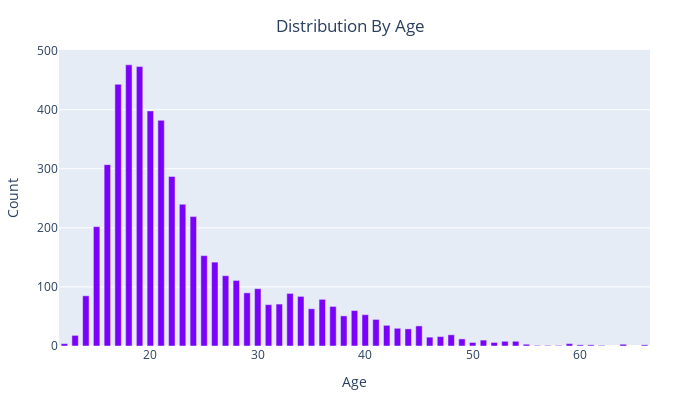

The cell this chart's notebook holds for it:
### Markdown cell above
# 4. What is the range of ages among the arrestees? Are there any outliers?

### Code cell
df = arrests_df['age'].value_counts().reset_index(name='count')
fig = px.bar(df, x='age', y='count', barmode='group', color_discrete_sequence=custom_palette,orientation='v')
fig.update_layout(
    bargap=0.4,
    xaxis_title='Age',
    yaxis_title='Count',
    title={
        'text': f'Distribution By Age',
        'x': 0.5,
        'y': 0.95,
        'xanchor': 'center',
        'yanchor': 'top'
    },
    width=700,
    height=400,
    margin=dict(l=50, r=50, t=50, b=50),
)
pyo.iplot(fig)

### Figure 1 — Plotly figure (JSON) as saved in the notebook; plotly's stock layout.template omitted (floating-point values rounded to 4 significant figures)
{"data": [{"alignmentgroup": "True", "hovertemplate": "age=%{x}<br>count=%{y}<extra></extra>", "legendgroup": "", "marker": {"color": "#7a02fa", "pattern": {"shape": ""}}, "name": "", "offsetgroup": "", "orientation": "v", "showlegend": false, "textposition": "auto", "type": "bar", "x": [18, 19, 17, 20, 21, 16, 22, 23, 24, 15, 25, 26, 27, 28, 30, 29, 33, 14, 34, 36, 32, 31, 37, 35, 39, 40, 38, 41, 42, 45, 43, 44, 48, 13, 47, 46, 49, 51, 54, 53, 52, 50, 12, 59, 64, 55, 66, 60, 61, 62, 56, 57, 58], "xaxis": "x", "y": [476, 473, 443, 398, 382, 307, 287, 240, 219, 202, 153, 142, 119, 111, 97, 90, 89, 85, 84, 79, 71, 70, 67, 63, 60, 53, 51, 45, 35, 34, 30, 29, 19, 18, 16, 15, 12, 10, 8, 8, 6, 6, 4, 4, 3, 3, 2, 2, 2, 1, 1, 1, 1], "yaxis": "y"}], "layout": {"bargap": 0.4, "barmode": "group", "height": 400, "legend": {"tracegroupgap": 0}, "margin": {"b": 50, "l": 50, "r": 50, "t": 50}, "title": {"text": "Distribution By Age", "x": 0.5, "xanchor": "center", "y": 0.95, "yanchor": "top"}, "width": 700, "xaxis": {"anchor": "y", "domain": [0, 1], "title": {"text": "Age"}}, "yaxis": {"anchor": "x", "domain": [0, 1], "title": {"text": "Count"}}}}
